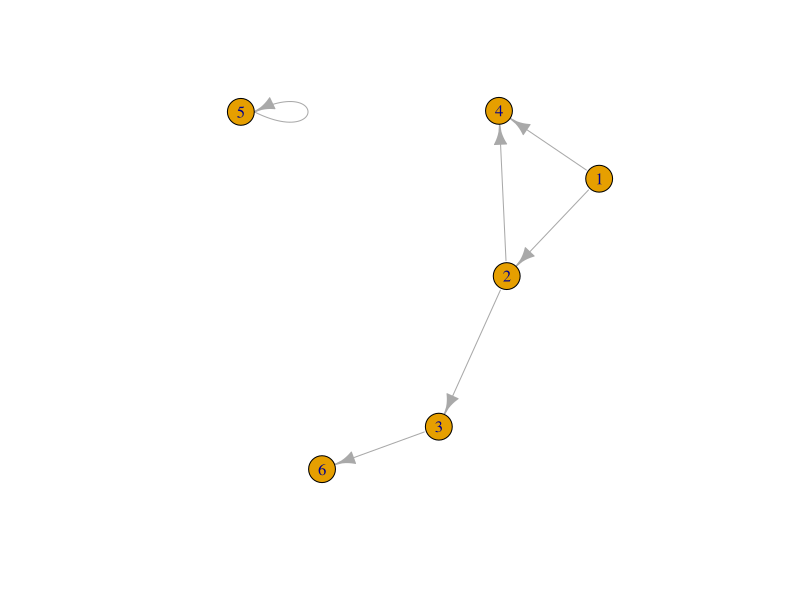
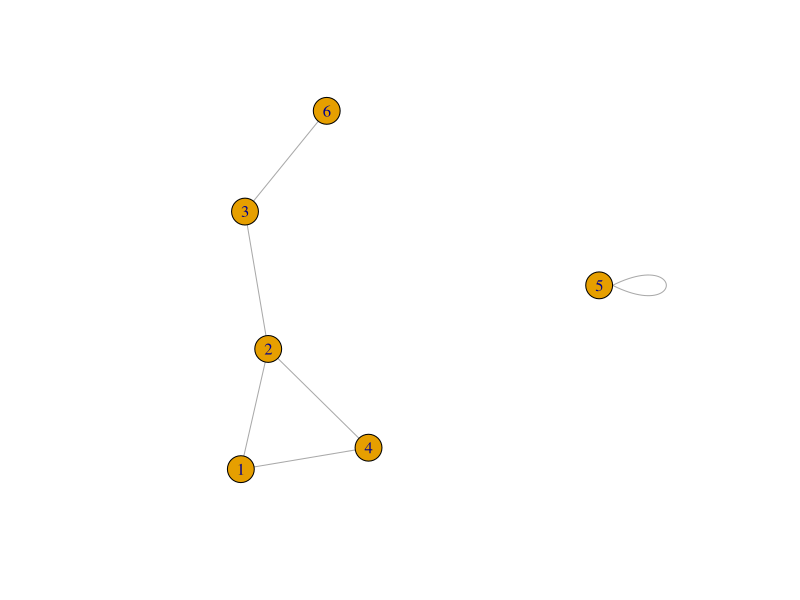
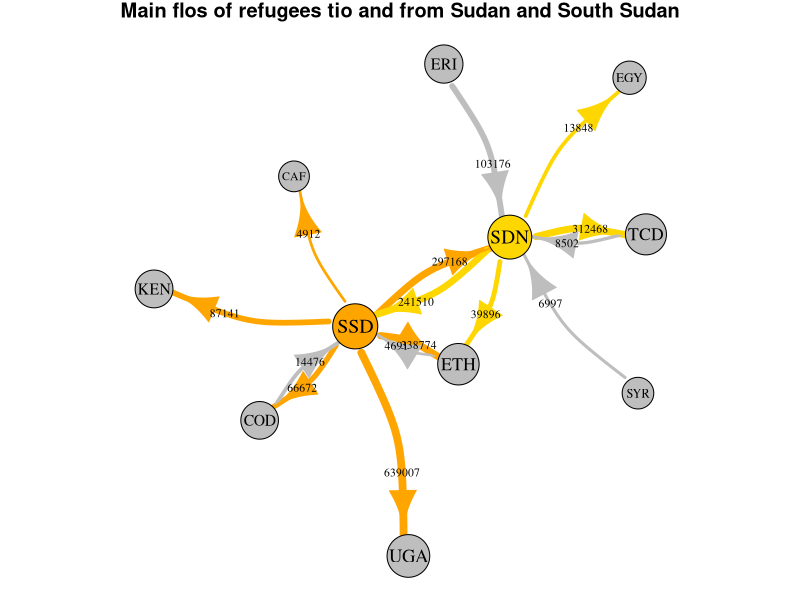

These figures' R source, in order:
## ---- chunk 1
knitr::opts_chunk$set(echo = TRUE)
## ---- chunk 2
library(tidyverse)
library(igraph)
## ---- chunk 3
gd <- graph(c(1,2, 2,3, 2,4, 1,4, 5,5, 3,6))
plot(gd)
## ---- chunk 4
gu <- graph(c(1,2, 2,3, 2,4, 1,4, 5,5, 3,6), directed=FALSE)
plot(gu)
## ---- chunk 5
refugeedata <- read_delim("../data/dataset-unhcr-refugees-data-sudan-south-sudan-2016.csv", ",")
## ---- chunk 6
edges <- refugeedata %>%
  drop_na() %>%
  select("ISO_A3_origin",
         "ISO_A3_residence",
         "Total_refugees") %>%
  rename("from"="ISO_A3_origin",
         "to"="ISO_A3_residence",
         "weight"="Total_refugees") %>%
  slice_max(n=15, order_by=weight)
## ---- chunk 7
nodesFrom <- edges %>%
  select("from") %>%
  distinct() %>%
  rename("country"="from")

nodesTo <- edges %>%
  select("to") %>%
  distinct() %>%
  rename("country"="to")

nodes <- bind_rows(nodesFrom, nodesTo) %>%
  distinct()
## ---- chunk 8
nodes$Id <- seq.int(nrow(nodes))
net <- graph_from_data_frame(d=edges, vertices=nodes, directed=TRUE)
## ---- chunk 9
par(mar=c(0, 0, 1, 0))

V(net)$size <- log(strength(net)) + 4
E(net)$width <- log(edges$weight / 350)

edgesSSD <- incident(net, V(net)[name="SSD"], mode="out")
edgesSDN <- incident(net, V(net)[name="SDN"], mode="out")
ecol <- rep("gray", ecount(net))
ecol[edgesSSD] <- "orange"
ecol[edgesSDN] <- "gold"

vcol <- rep("gray", vcount(net))
vcol[V(net)$name=="SSD"] <- "orange"
vcol[V(net)$name=="SDN"] <- "gold"

l <- layout_with_lgl(net, maxiter=93)

plot(net,
     main="Main flos of refugees tio and from Sudan and South Sudan",
     layout=l,
     edge.color=ecol,
     edge.curved=.25,
     edge.arrow.size=log(E(net)$weight) / 6,
     edge.label=E(net)$weight,
     edge.label.color="black",
     edge.label.cex=.7,
     vertex.color=vcol,
     vertex.label.color="black",
     vertex.label.cex=log(strength(net))/12)
